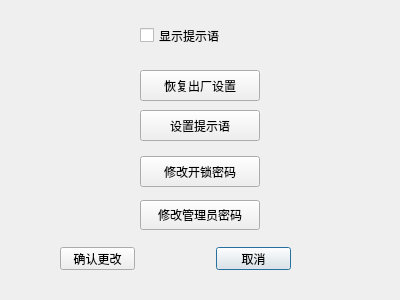
<?xml version="1.0" encoding="UTF-8"?>
<ui version="4.0">
 <class>SettingDialog</class>
 <widget class="QDialog" name="SettingDialog">
  <property name="geometry">
   <rect>
    <x>0</x>
    <y>0</y>
    <width>400</width>
    <height>300</height>
   </rect>
  </property>
  <property name="windowTitle">
   <string>Dialog</string>
  </property>
  <widget class="QCheckBox" name="checkBox_is_show_welcome">
   <property name="geometry">
    <rect>
     <x>140</x>
     <y>20</y>
     <width>110</width>
     <height>31</height>
    </rect>
   </property>
   <property name="font">
    <font>
     <pointsize>9</pointsize>
    </font>
   </property>
   <property name="text">
    <string>显示提示语</string>
   </property>
   <attribute name="buttonGroup">
    <string notr="true">buttonGroup</string>
   </attribute>
  </widget>
  <widget class="QPushButton" name="pushButton_cancel_change">
   <property name="geometry">
    <rect>
     <x>216</x>
     <y>247</y>
     <width>75</width>
     <height>23</height>
    </rect>
   </property>
   <property name="text">
    <string>取消</string>
   </property>
  </widget>
  <widget class="QPushButton" name="pushButton_set_welcome">
   <property name="geometry">
    <rect>
     <x>140</x>
     <y>110</y>
     <width>120</width>
     <height>31</height>
    </rect>
   </property>
   <property name="font">
    <font>
     <pointsize>9</pointsize>
    </font>
   </property>
   <property name="text">
    <string>设置提示语</string>
   </property>
  </widget>
  <widget class="QPushButton" name="pushButton_confirm_change">
   <property name="geometry">
    <rect>
     <x>60</x>
     <y>247</y>
     <width>75</width>
     <height>23</height>
    </rect>
   </property>
   <property name="text">
    <string>确认更改</string>
   </property>
  </widget>
  <widget class="QPushButton" name="pushButton_set_root_password">
   <property name="geometry">
    <rect>
     <x>140</x>
     <y>200</y>
     <width>120</width>
     <height>30</height>
    </rect>
   </property>
   <property name="text">
    <string>修改管理员密码</string>
   </property>
  </widget>
  <widget class="QPushButton" name="pushButton_recover">
   <property name="geometry">
    <rect>
     <x>140</x>
     <y>70</y>
     <width>120</width>
     <height>31</height>
    </rect>
   </property>
   <property name="font">
    <font>
     <pointsize>9</pointsize>
    </font>
   </property>
   <property name="text">
    <string>恢复出厂设置</string>
   </property>
  </widget>
  <widget class="QPushButton" name="pushButton_set_lock_password">
   <property name="geometry">
    <rect>
     <x>140</x>
     <y>156</y>
     <width>120</width>
     <height>31</height>
    </rect>
   </property>
   <property name="text">
    <string>修改开锁密码</string>
   </property>
  </widget>
 </widget>
 <resources/>
 <connections/>
 <buttongroups>
  <buttongroup name="buttonGroup">
   <property name="exclusive">
    <bool>false</bool>
   </property>
  </buttongroup>
 </buttongroups>
</ui>
